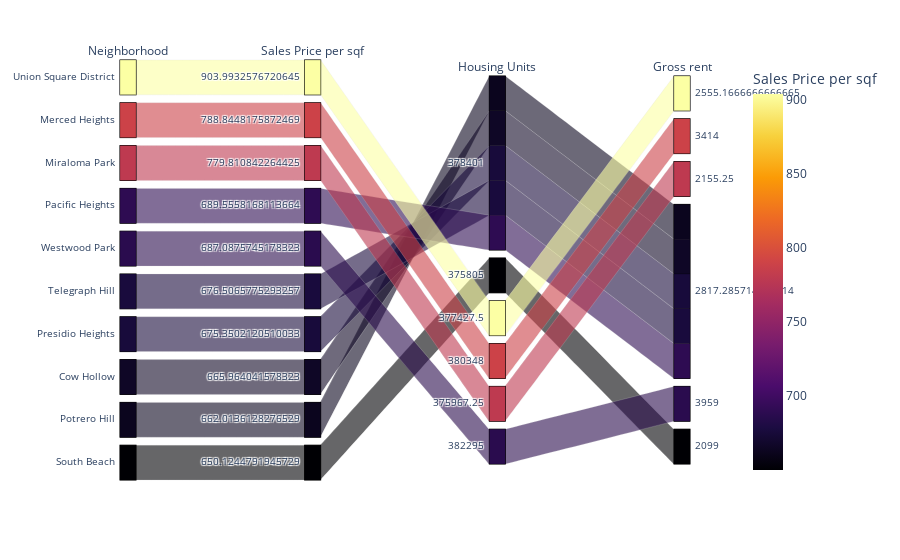

Source (notebook cell):
### Code cell
px.parallel_categories(
    sfo_exp_places,
    color="sale_price_sqr_foot",
    color_continuous_scale=px.colors.sequential.Inferno,
    labels={'neighborhood': "Neighborhood", 
            'sale_price_sqr_foot':'Sales Price per sqf',
           'housing_units':'Housing Units',
           'gross_rent':'Gross rent'},
)

### Figure 1 — Plotly figure (JSON) as saved in the notebook; plotly's stock layout.template omitted (floating-point values rounded to 4 significant figures)
{"data": [{"dimensions": [{"label": "Neighborhood", "values": ["Union Square District", "Merced Heights", "Miraloma Park", "Pacific Heights", "Westwood Park", "Telegraph Hill", "Presidio Heights", "Cow Hollow", "Potrero Hill", "South Beach"]}, {"label": "Sales Price per sqf", "values": [904.0, 788.8, 779.8, 689.6, 687.1, 676.5, 675.4, 666.0, 662.0, 650.1]}, {"categoryarray": [378401, 375805, 377400.0, 380348, 376000.0, 382295], "categoryorder": "array", "label": "Housing Units", "ticktext": [378401, 375805, 377400.0, 380348, 376000.0, 382295], "values": [377400.0, 380348, 376000.0, 378401, 382295, 378401, 378401, 378401, 378401, 375805]}, {"label": "Gross rent", "values": [2555.0, 3414, 2155.0, 2817.0, 3959, 2817.0, 2817.0, 2817.0, 2817.0, 2099]}], "domain": {"x": [0, 1], "y": [0, 1]}, "line": {"color": [904.0, 788.8, 779.8, 689.6, 687.1, 676.5, 675.4, 666.0, 662.0, 650.1], "coloraxis": "coloraxis"}, "name": "", "type": "parcats"}], "layout": {"autosize": true, "coloraxis": {"colorbar": {"title": {"text": "Sales Price per sqf"}}, "colorscale": [[0, "#000004"], [0.1111, "#1b0c41"], [0.2222, "#4a0c6b"], [0.3333, "#781c6d"], [0.4444, "#a52c60"], [0.5556, "#cf4446"], [0.6667, "#ed6925"], [0.7778, "#fb9b06"], [0.8889, "#f7d13d"], [1, "#fcffa4"]]}, "legend": {"tracegroupgap": 0}, "margin": {"t": 60}}}
